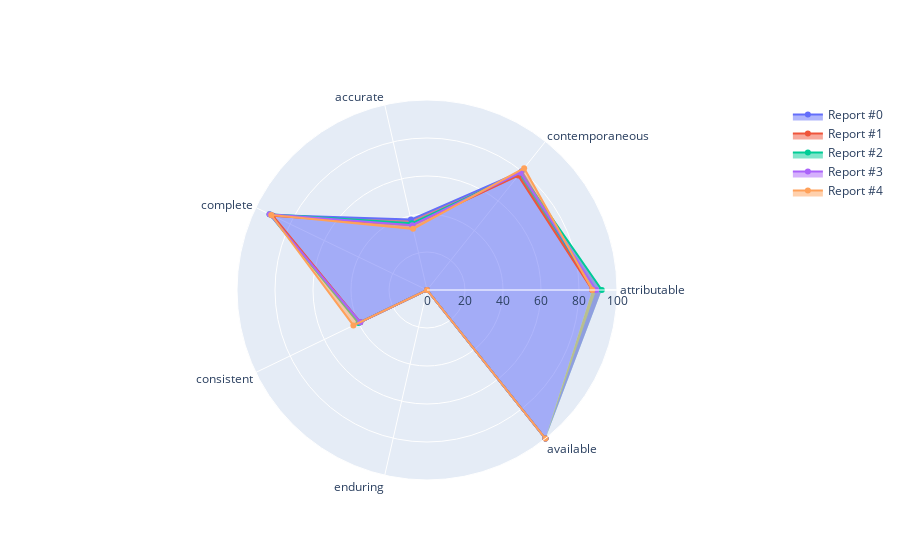

Source (notebook cell):
### Code cell
import plotly.graph_objects as go
categories = list(scores[0].keys())

fig = go.Figure()

for i, report in enumerate(scores):
  fig.add_trace(go.Scatterpolar(
        r=list(report.values()),
        theta=categories,
        fill="tonext",
        name=f'Report #{i}'
  ))

fig.update_layout(
  polar=dict(
    radialaxis=dict(
      visible=True,
      range=[0, 100]
    )),
  showlegend=True
)

fig.show()

### Figure 1 — Plotly figure (JSON) as saved in the notebook; plotly's stock layout.template omitted (floating-point values rounded to 4 significant figures)
{"data": [{"fill": "tonext", "name": "Report #0", "r": [87, 80, 38, 91, 39, 0, 100], "theta": ["attributable", "contemporaneous", "accurate", "complete", "consistent", "enduring", "available"], "type": "scatterpolar"}, {"fill": "tonext", "name": "Report #1", "r": [87, 77, 35, 90, 39, 0, 100], "theta": ["attributable", "contemporaneous", "accurate", "complete", "consistent", "enduring", "available"], "type": "scatterpolar"}, {"fill": "tonext", "name": "Report #2", "r": [92, 79, 36, 92, 40, 0, 100], "theta": ["attributable", "contemporaneous", "accurate", "complete", "consistent", "enduring", "available"], "type": "scatterpolar"}, {"fill": "tonext", "name": "Report #3", "r": [89, 79, 35, 92, 39, 0, 100], "theta": ["attributable", "contemporaneous", "accurate", "complete", "consistent", "enduring", "available"], "type": "scatterpolar"}, {"fill": "tonext", "name": "Report #4", "r": [87, 82, 33, 91, 43, 0, 100], "theta": ["attributable", "contemporaneous", "accurate", "complete", "consistent", "enduring", "available"], "type": "scatterpolar"}], "layout": {"polar": {"radialaxis": {"range": [0, 100], "visible": true}}, "showlegend": true}}
